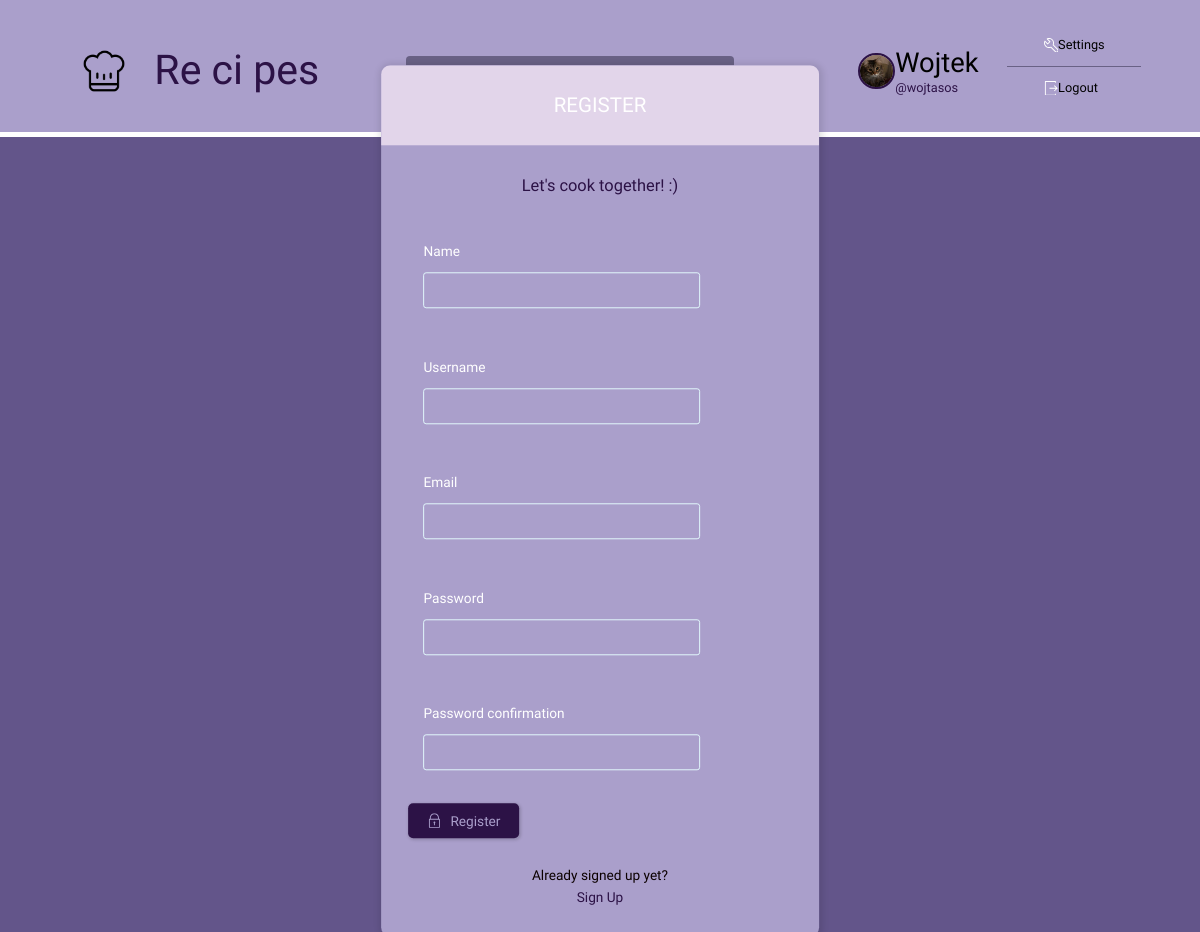
The app's page /register/ (signed in) with its own data.
### base/models.py (models this page shows)
class User(AbstractUser):
    name = models.CharField(max_length=200, null=True)
    email = models.EmailField(unique=True, null=True)
    bio = models.TextField(null=True)
    avatar = models.ImageField(null=True, default='avatar.svg')
    REQUIRED_FIELDS = []

### base/views.py (the view, shortened to what this page needs)
# urls.py: path('register/' ,views.registerPage, name='register'),
def registerPage(request):
    page = 'register'
    form = MyUserCreationForm()
    return render(request, 'base/login_register.html', {'form': form})

### base/forms.py
class MyUserCreationForm(UserCreationForm):
    class Meta:
        model=User
        fields=['name', 'username', 'email', 'password1', 'password2']

### base/templates/base/login_register.html (shortened to what this page needs)
{% extends 'main.html' %}
{% block content %}
<main class="auth layout">
  {% if page == 'login' %}
  <div class="container">
    <div class="layout__box">
      <div class="layout__boxHeader">
        <div class="layout__boxTitle">
          <h3>Login</h3>
        </div>
      </div>
      <div class="layout__body">
        <h2 class="auth__tagline">Let's cook together! :)</h2>
        <form class="form" action="" method="POST">
          {% csrf_token %}
          <div class="form__group form__group">
            <label for="room_name">Username</label>
            <input id="username" name="username"  placeholder="username" />
          </div>
          <div class=" form__group">
            <label for="password">Password</label>
            <input id="password" name="password" type="password"
              placeholder="&bull;&bull;&bull;&bull;&bull;&bull;&bull;&bull;" />
          </div>
          <button class="btn btn--main" type="submit">
            <svg version="1.1" xmlns="http://www.w3.org/2000/svg" width="32" height="32" viewBox="0 0 32 32">
              <title>lock</title>
              <path
                d="M27 12h-1v-2c0-5.514-4.486-10-10-10s-10 4.486-10 10v2h-1c-0.553 0-1 0.447-1 1v18c0 0.553 0.447 1 1 1h22c0.553 0 1-0.447 1-1v-18c0-0.553-0.447-1-1-1zM8 10c0-4.411 3.589-8 8-8s8 3.589 8 8v2h-16v-2zM26 30h-20v-16h20v16z">
              </path>
              <path
                d="M15 21.694v4.306h2v-4.306c0.587-0.348 1-0.961 1-1.694 0-1.105-0.895-2-2-2s-2 0.895-2 2c0 0.732 0.413 1.345 1 1.694z">
              </path>
            </svg>
            Login
          </button>
        </form>
        <div class="auth__action">
          <p>Haven't signed up yet?</p>
          <a href="{% url 'register' %}" class="btn btn--link">Sign Up</a>
            <p>Forgot your password?</p>
            <a href="{% url 'password-reset' %}" class="btn btn--link">Reset password</a>
        </div>
      </div>
    </div>
  </div>
  {% else %}
  <div class="container">
    <div class="layout__box">
      <div class="layout__boxHeader">
        <div class="layout__boxTitle">
          <h3>Register</h3>
        </div>
      </div>
      <div class="layout__body">
        <h2 class="auth__tagline">Let's cook together! :)</h2>
        <form class="form" action="" method="POST">
          {% for field in form %}
          <div class="form__group form__group">
            <label for="room_name">{{field.label}}</label>
            {{field}}
          </div>
          {% endfor %}
          <button class="btn btn--main" type="submit">
            Register
          </button>
        </form>
        <div class="auth__action">
          <p>Already signed up yet?</p>
          <a href="{% url 'login' %}" class="btn btn--link">Sign Up</a>
        </div>
      </div>
    </div>
  </div>
  {% endif %}
</main>
{% endblock content %}

### templates/navbar.html (shortened to what this page needs)
{% load static %}
<header class="header header--loggedIn">
    <div class="container">
        <a href="{% url 'home' %}" class="header__logo">
            <img src="{% static 'images/logo1.png' %}" width=50px />
            <p class="title_web ">Re ci pes</p>
        </a>
        <form class="header__search" method="GET" action="{% url 'home' %}">
            <label style="margin-bottom: 20px; ">
            </label>
        </form>
        <nav class="header__menu">
            {% if request.user.is_authenticated %}
            <div class="header__user">
                <a href="{% url 'user-profile' request.user.id %}">
                    <div class="avatar avatar--medium active">
                        <img width="50px" src="{{ request.user.avatar.url }}" />
                    </div>
                    <p>{{request.user.name}} <span>@{{request.user.username}}</span></p>
                </a>
            </div>
                <div class="dropdown-menu">
                <a href="{% url 'update-user' %}" class="dropdown-link">
                    Settings</a>
                <a href="{% url 'logout' %}" class="dropdown-link">
                    Logout</a>
            </div>
            {% else %}
                <div class="not_logged_container" >
                <img class="not_logged_img"  src="{% static 'images/avatar.svg' %}"  />
                <a style="padding-left: 10px; font-size: 20px" href="{% url 'login' %}">Login</a>
                </div>
            {% endif %}
        </nav>
    </div>
</header>

### static/styles/style.css (style rules this page uses)
* { font-family: 'Comfortaa', sans-serif; margin: 0; padding: 0; box-sizing: border-box; text-rendering: optimizeLegibility; font-size: inherit; }
html { font-size: 57%; }
body { line-height: 1.6; font-weight: 400; font-size: 1.5rem; color: #0c0000; background-color: #63558a; min-height: 100vh; }
img { width: 50px; height: 50px; object-fit: cover; border-radius: 50%; }
a { display: inline-block; color: #2c1246; text-decoration: none; }
.container { max-width: 120rem; width: 90%; margin: auto; }
.btn { background-color: transparent; border: none; display: inline-flex; align-items: center; gap: 1rem; cursor: pointer; transition: all ease-in-out 0.3s; padding: 1rem 2rem; border-radius: 5px; box-shadow: 1px 1px 3px 1px rgba(0, 0, 0, 0.15); font-weight: 500; }
.btn--link { border-radius: 0; padding: 0; color: #2c1246; box-shadow: none; }
.btn--main { background-color: #2c1246; color: #aa9fcb; }
.btn > svg { fill: currentColor; width: 1.6rem; height: 1.6rem; }
.avatar { position: relative; display: inline-block; border-radius: 50%; border: 2px solid #2c1246; }
.avatar img { display: block; border-radius: 50%; object-fit: cover; object-position: center; }
.avatar.avatar--medium img { width: 3.6rem; height: 3.6rem; border-radius: 50%; }
.dropdown-menu { display: block; margin-left: 15px; }
.dropdown-menu a { padding: 1.2rem 4rem; display: block; color: #ffffff; !important; font-weight: 500; font-size: 1.4rem; }
.dropdown-menu > a:not(:last-child) { border-bottom: 1px solid #696185; }
.dropdown-menu a svg { fill: #ffffff; }
.header { padding: 1.5rem; background-color: #aa9fcb; border-bottom: solid 5px white; }
.header > .container { display: flex; gap: 9.5rem; }
.header__logo, .header__user { display: flex; gap: 2rem; align-items: center; font-size: 200%; }
.header__logo > img { height: 7rem; width: 7rem; }
.header__search > label { background-color: #696185; padding: 1.3rem 1rem; display: flex; align-items: center; gap: 1rem; border-radius: 4px; margin-top: 10%; }
::placeholder { color: #aa9fcb; opacity: 1; }
.title_web { font-size: 150%; }
.header__menu { margin-left: auto; position: relative; }
.header__menu { display: inline-flex; gap: 5% }
.header__menu a { display: flex; align-items: center; font-weight: 500; text-decoration: none; color: #000000; }
.header__menu img { height: 3.6rem; }
.header__menu p { line-height: 1.2; }
.header__menu span { color: #2c1246; font-weight: 500; font-size: 1.4rem; display: block; }
.header__menu svg { width: 1.6rem; height: 1.6rem; fill: #e2d5ea; }
.layout { margin-top: 2.4rem; }
.layout > .container { display: flex; justify-content: space-between; align-items: flex-start; }
.layout__box { width: 90%; max-width: 48rem; min-height: 40rem; position: absolute; top: 50%; left: 50%; transform: translate(-50%, -46%); background-color: #aa9fcb; border-radius: 1rem; box-shadow: 1px 1px 6px 3px rgba(0, 0, 0, 0.1); overflow: hidden; }
.layout__boxHeader { display: flex; padding: 1.5rem; background-color: #e2d5ea; }
.layout__boxTitle { display: flex; gap: 1.5rem; align-items: center; }
.layout__boxTitle h3 { text-transform: uppercase; font-weight: 500; color: #ffffff; }
.layout__body { margin: 3rem; }
.form__group { margin-bottom: 2rem; width: 80%; padding: 15px; color: white; }
.form__group label { display: block; font-size: 1.5rem; margin-bottom: 1rem; }
.form__group input, .form__group textarea, .form__group select { background: transparent; border: 1px solid #e1f6fb; padding: 1rem; border-radius: 3px; width: 100%; color: #ffffff; font-weight: 500; outline: none; }
h3 { font-size: 150%; margin: 10px }
.auth__tagline { text-align: center; margin-bottom: 3rem; color: #2c1246; font-weight: 500; font-size: 1.8rem; }
.auth .layout__boxHeader { text-align: center; justify-content: center; }
.auth__action { margin-top: 3rem; text-align: center; }
.container { display: grid; grid-template-columns: 1fr 3fr 1fr; margin-top: 10px; }

### records on screen
User: user.avatar (picture), user.name "Wojtek", user.username "wojtasos"

### other values on screen
{{ field.label }} "Name" "Username" "Email" "Password" "Password confirmation"
